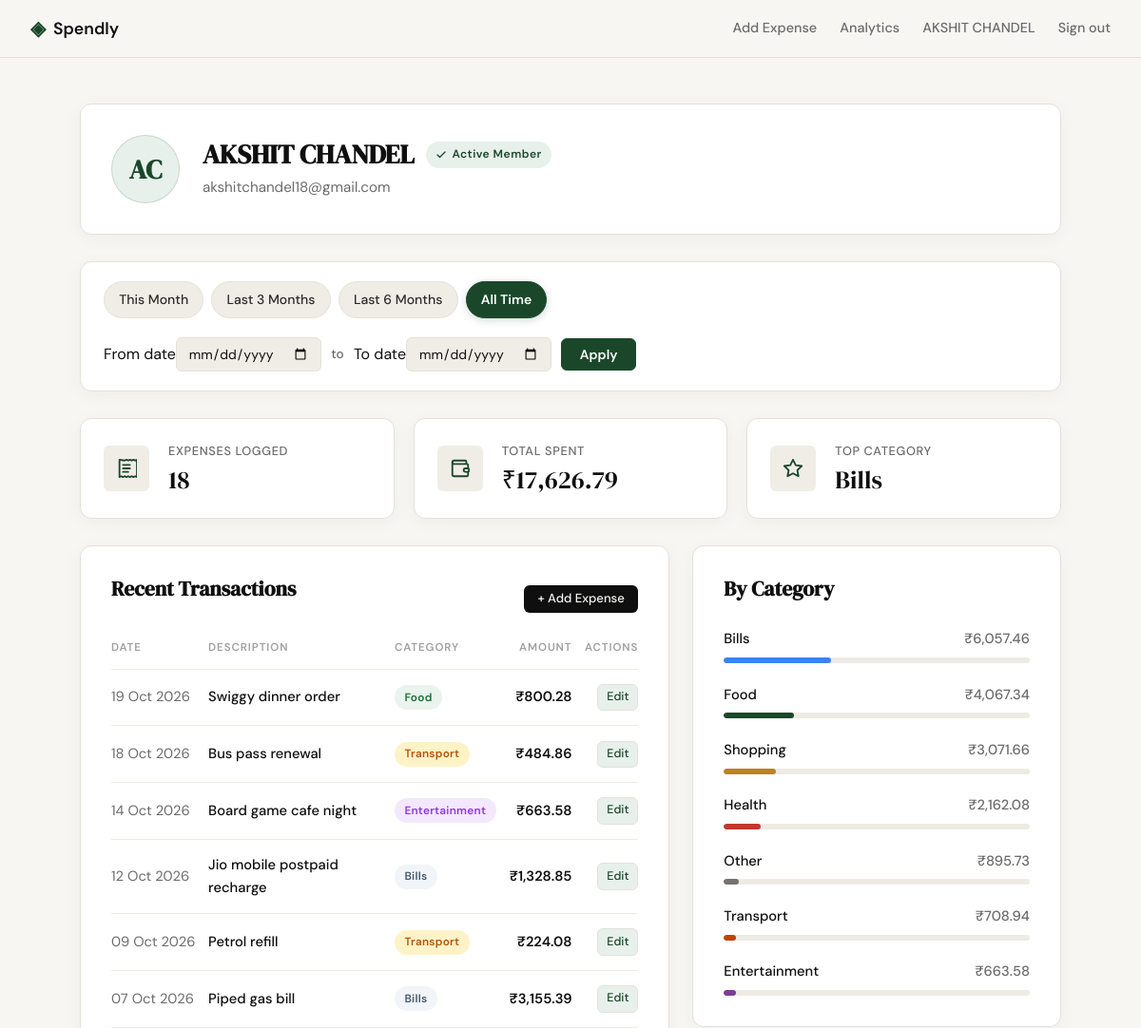
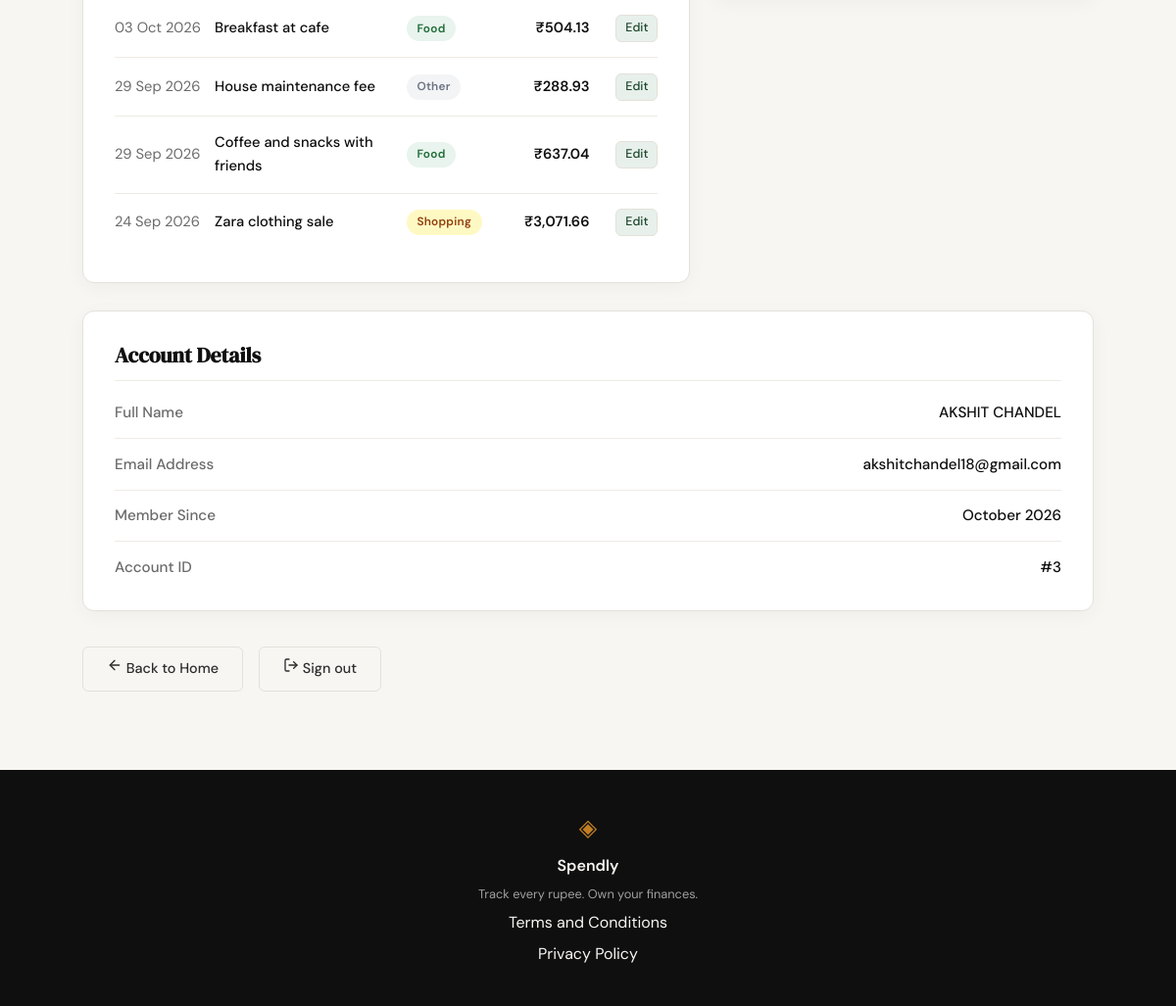
/profile (signed in), run on the app's committed database (2 pictures, top to bottom).
### tables this page shows
CREATE TABLE users (
                    id INTEGER PRIMARY KEY AUTOINCREMENT,
                    name TEXT NOT NULL,
                    email TEXT UNIQUE NOT NULL,
                    password_hash TEXT NOT NULL,
                    created_at TEXT DEFAULT (datetime('now'))
                );

CREATE TABLE expenses (
                    id INTEGER PRIMARY KEY AUTOINCREMENT,
                    user_id INTEGER NOT NULL,
                    amount REAL NOT NULL,
                    category TEXT NOT NULL CHECK (category IN (
                        'Food', 'Transport', 'Bills', 'Health', 'Entertainment', 'Shopping', 'Other'
                    )),
                    date TEXT NOT NULL,
                    description TEXT,
                    created_at TEXT DEFAULT (datetime('now')),
                    FOREIGN KEY (user_id) REFERENCES users (id) ON DELETE CASCADE
                );

### app.py (the view)
@app.route("/profile")
def profile():
    user_id = session.get("user_id")
    if not user_id:
        return redirect(url_for("login"))
    user = get_user_by_id(user_id)
    if not user:
        session.clear()
        return redirect(url_for("login"))
    name_parts = user["name"].strip().split()
    initials = (name_parts[0][0] + (name_parts[-1][0] if len(name_parts) > 1 else "")).upper() if name_parts else "U"
    member_since = user.get("member_since") or format_member_since(user.get("created_at"))
    presets = get_date_presets()
    raw_date_from = request.args.get("date_from", "").strip()
    raw_date_to = request.args.get("date_to", "").strip()
    filter_date_from, filter_date_to, err = parse_date_filter(raw_date_from, raw_date_to)
    if err:
        flash(err, "error")
    active_preset = get_active_preset(filter_date_from, filter_date_to, presets)
    stats = get_summary_stats(user_id, date_from=filter_date_from, date_to=filter_date_to)
    recent_transactions = get_recent_transactions(
        user_id,
        limit=10,
        date_from=filter_date_from,
        date_to=filter_date_to,
    )
    category_breakdown = get_category_breakdown(
        user_id,
        date_from=filter_date_from,
        date_to=filter_date_to,
    )
    return render_template(
        "profile.html",
        user=user,
        initials=initials,
        member_since=member_since,
        stats=stats,
        summary_stats=stats,
        recent_expenses=recent_transactions,
        recent_transactions=recent_transactions,
        category_spending=category_breakdown,
        category_breakdown=category_breakdown,
        date_from=filter_date_from or "",
        date_to=filter_date_to or "",
        active_preset=active_preset,
        presets=presets,
    )

### templates/profile.html (shortened to what this page needs)
{% extends "base.html" %}
{% block head %}
<link rel="stylesheet" href="{{ url_for('static', filename='css/profile.css') }}">
{% endblock %}
{% block content %}
<section class="profile-section">
    <div class="profile-container">
        <div class="profile-header-card">
            <div class="avatar-badge" aria-label="Avatar for {{ user['name'] }}">
                {{ initials }}
            </div>
            <div class="profile-meta">
                <div class="profile-header-top">
                    <h1 class="profile-name">{{ user['name'] }}</h1>
                    <span class="profile-badge">
                        <svg width="12" height="12" viewBox="0 0 24 24" fill="none" stroke="currentColor" stroke-width="2.5" stroke-linecap="round" stroke-linejoin="round" aria-hidden="true">
                            <polyline points="20 6 9 17 4 12"/>
                        </svg>
                        Active Member
                    </span>
                </div>
                <p class="profile-email">{{ user['email'] }}</p>
            </div>
        </div>
        <div class="filter-bar-card">
            <div class="filter-presets-group" role="group" aria-label="Quick date range filters">
                <a href="{{ url_for('profile', date_from=presets.this_month.date_from, date_to=presets.this_month.date_to) }}"
                   class="preset-btn {% if active_preset == 'this_month' %}active{% endif %}">
                    This Month
                </a>
                <a href="{{ url_for('profile', date_from=presets.last_3_months.date_from, date_to=presets.last_3_months.date_to) }}"
                   class="preset-btn {% if active_preset == 'last_3_months' %}active{% endif %}">
                    Last 3 Months
                </a>
                <a href="{{ url_for('profile', date_from=presets.last_6_months.date_from, date_to=presets.last_6_months.date_to) }}"
                   class="preset-btn {% if active_preset == 'last_6_months' %}active{% endif %}">
                    Last 6 Months
                </a>
                <a href="{{ url_for('profile') }}"
                   class="preset-btn {% if active_preset == 'all_time' %}active{% endif %}">
                    All Time
                </a>
            </div>
            <form method="GET" action="{{ url_for('profile') }}" class="filter-custom-form">
                <div class="date-input-group">
                    <label for="date_from" class="sr-only">From date</label>
                    <input type="date" id="date_from" name="date_from" value="{{ date_from }}" class="filter-date-input" aria-label="From date">
                </div>
                <span class="date-range-sep">to</span>
                <div class="date-input-group">
                    <label for="date_to" class="sr-only">To date</label>
                    <input type="date" id="date_to" name="date_to" value="{{ date_to }}" class="filter-date-input" aria-label="To date">
                </div>
                <button type="submit" class="filter-apply-btn {% if active_preset == 'custom' %}active{% endif %}">
                    Apply
                </button>
            </form>
        </div>
        <div class="profile-stats-grid">
            <div class="stat-card">
                <div class="stat-icon-wrapper">
                </div>
                <div class="stat-info">
                    <span class="stat-label">Expenses Logged</span>
                    <span class="stat-value">{{ stats.total_count }}</span>
                </div>
            </div>
            <div class="stat-card">
                <div class="stat-icon-wrapper">
                </div>
                <div class="stat-info">
                    <span class="stat-label">Total Spent</span>
                    <span class="stat-value">₹{{ '{:,.2f}'.format(stats.total_amount) }}</span>
                </div>
            </div>
            <div class="stat-card">
                <div class="stat-icon-wrapper">
                    <svg width="22" height="22" viewBox="0 0 24 24" fill="none" stroke="currentColor" stroke-width="2" stroke-linecap="round" stroke-linejoin="round" aria-hidden="true">
                        <path d="M12 2l3.09 6.26L22 9.27l-5 4.87 1.18 6.88L12 17.77l-6.18 3.25L7 14.14 2 9.27l6.91-1.01L12 2z"/>
                    </svg>
                </div>
                <div class="stat-info">
                    <span class="stat-label">Top Category</span>
                    <span class="stat-value">{{ summary_stats.top_category }}</span>
                </div>
            </div>
        </div>
        <div class="profile-dashboard-grid">
            <div class="profile-card recent-transactions-card">
                <div class="card-title-row">
                    <h2 class="section-card-title">Recent Transactions</h2>
                    <a href="{{ url_for('add_expense') }}" class="btn-primary btn-add-expense">+ Add Expense</a>
                </div>
                {% if recent_expenses %}
                <div class="table-responsive">
                    <table class="transactions-table">
                        <thead>
                            <tr>
                                <th scope="col" class="th-date">DATE</th>
                                <th scope="col" class="th-desc">DESCRIPTION</th>
                                <th scope="col" class="th-cat">CATEGORY</th>
                                <th scope="col" class="th-amt">AMOUNT</th>
                                <th scope="col" class="th-actions">ACTIONS</th>
                            </tr>
                        </thead>
                        <tbody>
                            {% for exp in recent_expenses %}
                            <tr>
                                <td class="td-date">{{ exp['date'] | short_date }}</td>
                                <td class="td-desc">{{ exp['description'] or exp['category'] }}</td>
                                <td class="td-cat">
                                    <span class="cat-pill cat-{{ exp['category'].lower() }}">{{ exp['category'] }}</span>
                                </td>
                                <td class="td-amt">₹{{ '{:,.2f}'.format(exp['amount']) }}</td>
                                <td class="td-actions">
                                    <a href="{{ url_for('edit_expense', id=exp['id']) }}" class="btn-action-edit" title="Edit Expense">Edit</a>
                                </td>
                            </tr>
                            {% endfor %}
                        </tbody>
                    </table>
                </div>
                {% else %}
                <div class="empty-state">
                    <p class="empty-text">No expenses logged yet.</p>
                </div>
                {% endif %}
            </div>
            <div class="profile-card by-category-card">
                <div class="card-title-row">
                    <h2 class="section-card-title">By Category</h2>
                </div>
                {% if category_spending %}
                <div class="category-breakdown-list">
                    {% for cat in category_spending %}
                    <div class="category-breakdown-item">
                        <div class="cat-item-header">
                            <span class="cat-item-name">{{ cat['category'] }}</span>
                            <span class="cat-item-amount">₹{{ '{:,.2f}'.format(cat['total_amount']) }}</span>
                        </div>
                        <div class="cat-bar-track">
                            <div class="cat-bar-fill bar-{{ cat['category'].lower() }}" style="width: {{ cat['relative_pct'] }}%;"></div>
                        </div>
                    </div>
                    {% endfor %}
                </div>
                {% else %}
                <div class="empty-state">
                    <p class="empty-text">No category spending yet.</p>
                </div>
                {% endif %}
            </div>
        </div>
        <div class="profile-card profile-details-card">
            <h2 class="section-card-title details-header">Account Details</h2>
            <div class="details-list">
                <div class="details-row">
                    <span class="details-key">Full Name</span>
                    <span class="details-val">{{ user['name'] }}</span>
                </div>
                <div class="details-row">
                    <span class="details-key">Email Address</span>
                    <span class="details-val">{{ user['email'] }}</span>
                </div>
                <div class="details-row">
                    <span class="details-key">Member Since</span>
                    <span class="details-val">{{ member_since }}</span>
                </div>
                <div class="details-row">
                    <span class="details-key">Account ID</span>
                    <span class="details-val">#{{ user['id'] }}</span>
                </div>
            </div>
        </div>
        <div class="profile-actions">
            <a href="{{ url_for('landing') }}" class="btn-ghost">
                <svg width="16" height="16" viewBox="0 0 24 24" fill="none" stroke="currentColor" stroke-width="2" stroke-linecap="round" stroke-linejoin="round" aria-hidden="true">
                    <path d="m12 19-7-7 7-7"/>
                    <path d="M19 12H5"/>
                </svg>
                Back to Home
            </a>
            <a href="{{ url_for('logout') }}" class="btn-ghost">
                <svg width="16" height="16" viewBox="0 0 24 24" fill="none" stroke="currentColor" stroke-width="2" stroke-linecap="round" stroke-linejoin="round" aria-hidden="true">
                    <path d="M9 21H5a2 2 0 0 1-2-2V5a2 2 0 0 1 2-2h4"/>
                    <polyline points="16 17 21 12 16 7"/>
                    <line x1="21" x2="9" y1="12" y2="12"/>
                </svg>
                Sign out
            </a>
        </div>
    </div>
</section>
{% endblock %}

### templates/base.html (shortened to what this page needs)
<!DOCTYPE html>
<html lang="en">
<head>
    <link rel="stylesheet" href="{{ url_for('static', filename='css/style.css') }}">
    {% block head %}{% endblock %}
</head>
<body>
    <nav class="navbar">
        <div class="nav-inner">
            <a href="{{ url_for('landing') }}" class="nav-brand">
                <span class="brand-icon">◈</span>
                <span class="brand-name">Spendly</span>
            </a>
            <div class="nav-links">
                {% if session.get('user_id') %}
                    <a href="{{ url_for('add_expense') }}" class="{% if request.endpoint == 'add_expense' %}active{% endif %}">Add Expense</a>
                    <a href="{{ url_for('analytics') }}" class="{% if request.endpoint == 'analytics' %}active{% endif %}">Analytics</a>
                    <a href="{{ url_for('profile') }}" class="nav-user">{{ session.get('user_name') }}</a>
                    <a href="{{ url_for('logout') }}">Sign out</a>
                {% else %}
                    <a href="{{ url_for('login') }}">Sign in</a>
                    <a href="{{ url_for('register') }}" class="nav-cta">Get started</a>
                {% endif %}
            </div>
        </div>
    </nav>
    <main class="main-content">
        {% block content %}{% endblock %}
    </main>
    <footer class="footer">
        <div class="footer-inner">
            <span class="brand-icon">◈</span>
            <span class="footer-name">Spendly</span>
            <p class="footer-copy">Track every rupee. Own your finances.</p>
            <a href="/terms">Terms and Conditions</a>
            <a href="/privacy">Privacy Policy</a>
        </div>
    </footer>
</body>
</html>

### data on the page
users: get "AKSHIT CHANDEL", name "AKSHIT CHANDEL", email "akshitchandel18@gmail.com", id "3"
expenses: date|short_date "19 Oct 2026", description "Swiggy dinner order", category "Food", amount "800.28"
expenses: date|short_date "18 Oct 2026", description "Bus pass renewal", category "Transport", amount "484.86"
expenses: date|short_date "14 Oct 2026", description "Board game cafe night", category "Entertainment", amount "663.58", total_amount "663.58", {{ cat['relative_pct'] }} 4 (drawn)
expenses: date|short_date "12 Oct 2026", description "Jio mobile postpaid recharge", category "Bills", amount "1,328.85"
expenses: date|short_date "09 Oct 2026", description "Petrol refill", category "Transport", amount "224.08"
expenses: date|short_date "07 Oct 2026", description "Piped gas bill", category "Bills", amount "3,155.39"
expenses: date|short_date "03 Oct 2026", description "Breakfast at cafe", category "Food", amount "504.13"
expenses: date|short_date "29 Sep 2026", description "House maintenance fee", category "Other", amount "288.93"
expenses: date|short_date "29 Sep 2026", description "Coffee and snacks with friends", category "Food", amount "637.04"
expenses: date|short_date "24 Sep 2026", description "Zara clothing sale", category "Shopping", amount "3,071.66", total_amount "3,071.66", {{ cat['relative_pct'] }} 17 (drawn)
expenses: category "Health", total_amount "2,162.08", {{ cat['relative_pct'] }} 12 (drawn)

### other printed values
{{ initials }} "AC"
{{ stats.total_count }} "18"
{{ '{:,.2f}'.format(stats.total_amount) }} "17,626.79"
{{ summary_stats.top_category }} "Bills"
{{ cat['category'] }} "Bills" "Food" "Other" "Transport"
{{ '{:,.2f}'.format(cat['total_amount']) }} "6,057.46" "4,067.34" "895.73" "708.94"
{{ member_since }} "October 2026"
